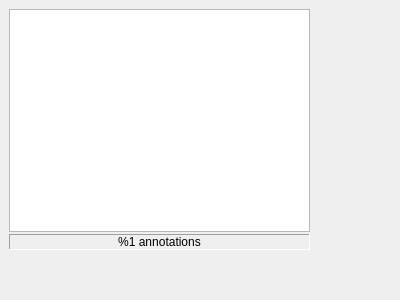
<ui version="4.0">
 <class>AnnoListWidgetClass</class>
 <widget class="QWidget" name="AnnoListWidgetClass">
  <property name="geometry">
   <rect>
    <x>0</x>
    <y>0</y>
    <width>400</width>
    <height>300</height>
   </rect>
  </property>
  <property name="minimumSize">
   <size>
    <width>200</width>
    <height>0</height>
   </size>
  </property>
  <property name="windowTitle">
   <string>Image Annotations</string>
  </property>
  <widget class="QFrame" name="spacer">
   <property name="geometry">
    <rect>
     <x>9</x>
     <y>9</y>
     <width>301</width>
     <height>241</height>
    </rect>
   </property>
   <property name="frameShape">
    <enum>QFrame::NoFrame</enum>
   </property>
   <property name="frameShadow">
    <enum>QFrame::Plain</enum>
   </property>
   <layout class="QGridLayout">
    <property name="margin">
     <number>0</number>
    </property>
    <property name="spacing">
     <number>0</number>
    </property>
    <item row="0" column="0">
     <layout class="QVBoxLayout">
      <property name="spacing">
       <number>2</number>
      </property>
      <item>
       <widget class="QTreeView" name="trAnnoList">
        <property name="editTriggers">
         <set>QAbstractItemView::NoEditTriggers</set>
        </property>
        <property name="showDropIndicator" stdset="0">
         <bool>false</bool>
        </property>
        <property name="rootIsDecorated">
         <bool>false</bool>
        </property>
        <property name="uniformRowHeights">
         <bool>true</bool>
        </property>
        <property name="itemsExpandable">
         <bool>false</bool>
        </property>
        <property name="allColumnsShowFocus">
         <bool>true</bool>
        </property>
        <property name="headerHidden">
         <bool>true</bool>
        </property>
       </widget>
      </item>
      <item>
       <widget class="QLabel" name="lbCount">
        <property name="frameShape">
         <enum>QFrame::Panel</enum>
        </property>
        <property name="frameShadow">
         <enum>QFrame::Sunken</enum>
        </property>
        <property name="text">
         <string>%1 annotations</string>
        </property>
        <property name="alignment">
         <set>Qt::AlignCenter</set>
        </property>
       </widget>
      </item>
     </layout>
    </item>
   </layout>
  </widget>
 </widget>
 <layoutdefault spacing="6" margin="11" />
 <resources />
 <connections />
</ui>
